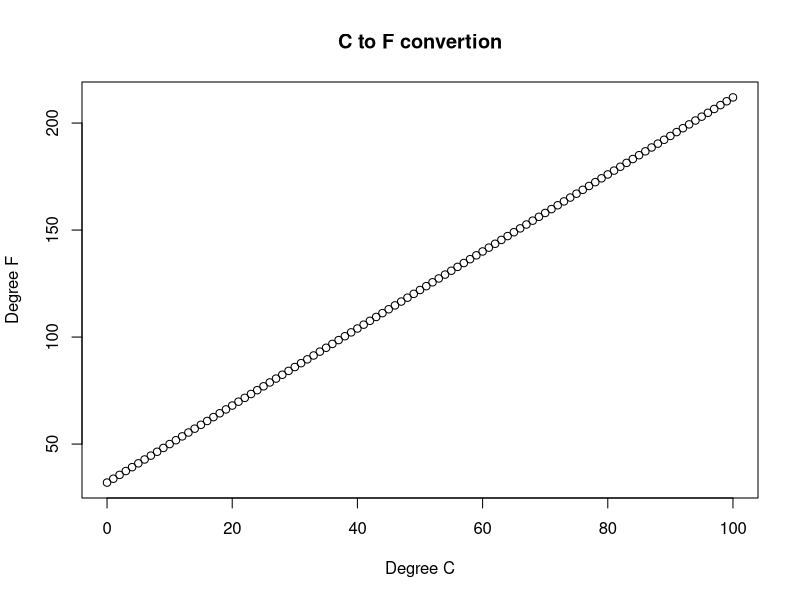

Write the R code that produced this figure. (Note: this script raises an error after producing the figure.)
#lab 03. More introduction to R. Booleans, flow control, functions

#####################
#lab 03 - PART 1
#To communicate effectively with your congressman, You need to convert a bunch of temperatures from Celsius to Fahrenheit
#you could do this manually, using R like a calculator, but since you'll be doing it a lot, why not make your life easier

#1a. Write a function that converts a temperature in Celsius to Fahrenheit. 

#multiple by 9, divide by 5, then add 32
convertCtoF = function(tempC){
  F =((tempC*9)/5)+32
  return(F)
  }

#first - after you've created your temperature conversion function, run that code, so your function is ready to use 

#1b. test it out, does it convert properly?
convertCtoF(0)
convertCtoF(20)
#yes it works!

#1c. use your function to calculate the F equivalent of every C temperature (only integers) between 0 and 100. You'll want to use seq() for this.

degreeF=c()
for(i in seq(0,100, by = 1)){
  degreeF[i+1] = convertCtoF(i)
  print(degreeF[i+1])
}

#1d. now make a scatter plot comparing C (x-axis) to F (y-axis)
#as always, make reasonable acis labels and such
degreeC=seq(0,100, by =1)
plot(degreeC, degreeF, main="C to F convertion", xlab="Degree C", ylab="Degree F")

#1e. What temperature is the same in C as in F? I know that you may already know this, and it's much easier to solve algebraically, but I want you to solve it the hard way. Specifically: write a while loop, that uses your function to keep testing integers until you find the answer. If I were you, I'd start with the smallest possible C (that's an integer), and move up, to make sure you don't miss it.
#remember - be careful with while loops, as they can make your computer keep running forever.

tempC = -100
while(F!= tempC){
  tempC=tempC+1
  F = convertCtoF(tempC)}
print(F)

#2. OK, what if you wanted to make a more flexible function. Make a new file and call it TemperatureConverter.R
# temperatureConverter is your one-stop shop for converting any temperature between F, C or K.
# You're function is now going to need more inputs, right? Since you need to know the temperature, what it's coming from, and what it's going to. Ultimately, it should work something like this:
#newTemp=temperatureConverter(57,from="C",to="K")

#to make this work, you will need several if-then-else statements
#also, please set up your function with default values of "C" for from, and "F" for to.

#demonstrate that your new function works by
#a. converting 300 K to C
#b. converting 200 F to K
#c. converting 100 C to F with only one input (taking advantage of your defaults)

TemperatureConverter(300, from = "K", to = "C")
TemperatureConverter(200, from = "F", to = "K")
TemperatureConverter()
#the last tempearture convertion does no work

################################
#part 2. More functions and loops
#Imagine this - we just took out our drones, and collected some not fancy new topography data for a volcano.

#we loaded our data into R, and stored it in the variable "volcano"


#3a. what kind of data set is this?
class(volcano)
#matrix


#3b. what are it's dimensions?
dim(volcano)
#87 x 61

#this dataset is preloaded in R so you can learn more about it like this:
?volcano

#3c. make a quick map of the volcano elevation using the "filled.contour" plotting option
filled.contour(volcano, color = terrain.colors, asp = 1)

#OK, we're interested in predicting where on the volcano is most likely for landslides to occur
#to do this, we'd like to make a map of what the slope is, everywhere on the volcano

#4a. to do this, lets right a function, that calculates slope if you give it a vector from the matrix (a vector being 1 column or row from the matrix)
#so write a function that calculates change in elevation between grid cells in a vector. The output should be all positive {use abs()} and be 1 cell shorter than the input.

volcano<- volcano

slope = function(x = volcano[1,]){
  for(j in volcano){
    v=split(volcano,row(volcano))
  }
  
  for(b in volcano){
    v2=split(volcano,col(volcano))
  }
  for(i in x){
    return(slp=abs(diff(x)))
  }
}

slope(x= volcano[,2])

#4b. now use your function to calculate the slopes from the 43rd column (a north-south stripe), and plot them (x=east-west,y=height)
#this question doesn't make sense, what does east-west have to do with a north-south stripe?

slopes43<-slope(x= volcano[,43])

heights<-volcano[,43]
newh<-heights[-87]

plot(slopes43,newh, xlab = "East-West", ylab = "Elevation", main = "Slope Changes from Volcano")

#5a. now create a new matrix that's the appropriate size, full of NAs, for your N-S slopes. use matrix() to do this.
newmatrix<-matrix(data=NA, nrow = 86, ncol=61)

#5b. now write a for loop that loops through all the columns, uses your function to calculate the slopes, and then puts the values into your N-S slopes matrix


for(i in seq_len(ncol(newmatrix))){
  newmatrix[,i]= slope(x= volcano[,i])
}

#5c. make a filled.contour plot of your N-S slopes
filled.contour(newmatrix, color = terrain.colors, asp = 1)

#5d. write a command that tells us which cell has the greates N-S slope

which(newmatrix == max(newmatrix), arr.ind = TRUE)


#6. repeat this for E-W

newmatrix2<-matrix(data=NA, nrow = 87, ncol=60)
for(i in seq_len(nrow(newmatrix2))){
  newmatrix2[i,]= slope(x= volcano[i,])
}

which(newmatrix2 == max(newmatrix2), arr.ind = TRUE)

#7a.Challenge question: now average your N-S slopes, and E-W slopes together. This is a little tricky, since your matrices are not the same size. It might help to sketch out a grid that shows where you have elevations and where you have slopes (both NS and EW)

nm<-newmatrix[,-61]
nm2<-newmatrix2[-87,]
my.list<-list(nm,nm2)
averages<-matrix(data=NA, nrow = 86, ncol=60)
for(i in averages){
  averages = apply(simplify2array(my.list),c(1,2),mean)
}

#7b. make a final filled.contour plot that shows the average slope. Where is the steepest part of the volcano?
filled.contour(averages, color = terrain.colors, asp = 1)


##part 3 ggplot

#EEDA - An introduction to ggplot2

#There are abundant resources on the web to help with ggplot2. Most of the exercises here are mirrored in Derek Sondereger's notes here: http://oak.ucc.nau.edu/dls354/Home/teaching/introduction_to_r.pdf


#For this Lab, we will be exploring the relation between ozone and several environmental parameters in NYC
#check out the airquality dataset
?airquality

#You're going to need the ggplot library - so load it in.

################################
##PART 3. Playing with ggplot2.

#1a. Use ggplot to Make a scatter plot that compares ozone to wind. How does ggplot handle missing values?


#1b. Good - now plot it with larger dots, that are not black, and not circles
#hint: use ggplot documentation and http://www.cookbook-r.com/Graphs/Shapes_and_line_types/ and google, as needed


#1c. Now - add a linear trend line


#What's a factor?
?factor
#compare
airquality$Month
factor(airquality$Month)


#1d. Replot your scatter plot, but this time color the dots based on what month they correspond to. Try coloring by both Month, and factor(Month). What's the difference?

#Now color it by a continuous variable - like Temperature

#that color scale is not ideal. Use a better one (i.e., one that is intuitive AND visible to color blind people)


#OK - the axis labels by default are the data.frame column names, which isn't bad, but don't include units. Make better labels on this final graph. {hint: labs()}


#congratulations! You've now created an effective, single plot that allows you (or your reader) to quickly understand the relation between ozone, wind and temperature.
#1e. Briefly describe what you've learned about what controls ozone concentrations based on this plot.



##PART 2. More plots 
#OK - more types of plots. 
#Objective: create a plot that shows ozone concentration (plus uncertainties) in each month. (hint: dont forget what we learned about factoring)

#2a. first, let's explore some built in options - http://docs.ggplot2.org/current/
#two reasonable options are boxplots and violin plots. Try both of these.


#Saw we want something more simple (and probably less informative)...
#2b. Use what we've learned in class thus far to calculate the mean and standard deviation of ozone in each month.
#hint(look into the na.rm option in mean and sd. What does that do?)


#2c. Now create a data frame for plotting in ggplot2

#2d. now make a bar plot with the mean of each month with error bars around it

#2e. Tinker with the coloring and other aesthetics (including labels) to make this a more visually effective graph.

##PART 3. Faceting. Sometimes lots of plots are useful
#3a. create a histogram of solar Radiation (using ggplot2)
#Make sure you add units to your axes as appropriate

#3b. Now create a new column in your dataframe that characterizes whether it's a sunny day or not.
#Based on your histogram, what seems like a good cut off for sunny vs not sunny?

#create a new vector, and apply the string "sunny" to the sunny days and "cloudy" to the cloudy days.

#now add that sunniness column into your dataframe


#3c. now create a faceted plot that's a scatterplot of  Ozone to wind speed, for both sunny and cloudy separately, and for each month separately (so it should be a 2x5 grid of plots)

#you probably got a grid that is 3x5. Why did this happen? If you haven't already - modify your data frame to fix this. Also make your facet labels as pretty as can be.

#3d. add linear trendlines to these data.

#3e. There's now a lot of information on one figure about what controls ozone. Under what conditions is the relationship the strongest? Why do you think this is the case?














